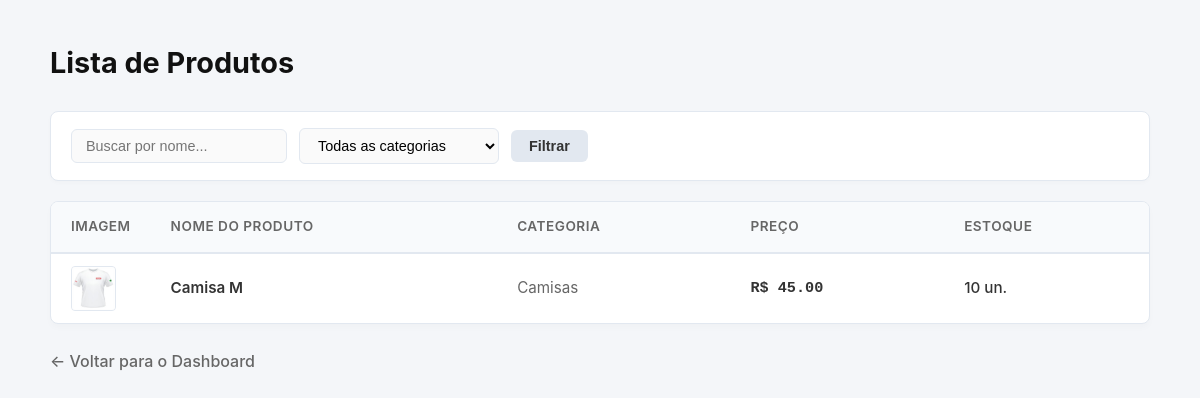
/produtos/ (signed in), run on the app's committed database.
### app/models/produto.py (models this page shows, shortened)
class Produto(Base):
    __tablename__ = "produtos"
    id = Column(Integer, primary_key=True, autoincrement=True, index=True)
    nome = Column(String(150), nullable=False, index=True)
    preco = Column(Float, nullable=False, default=0.0)
    estoque_atual = Column(Integer, nullable=False, default=0)
    ativo = Column(Boolean, default=True)
    imagem_path = Column(String(255), nullable=True)
    categoria_id = Column(Integer, ForeignKey("categorias.id", ondelete="SET NULL"), nullable=True)
    categoria = relationship("Categoria", back_populates="produtos")

### app/models/categoria.py (models this page shows)
class Categoria(Base):
    __tablename__ = "categorias"
    id = Column(Integer, primary_key=True, autoincrement=True, index=True)
    nome = Column(String(100), nullable=False, unique=True)
    ativo = Column(Boolean, default=True)
    produtos = relationship("Produto", back_populates="categoria", lazy="select")

### app/controllers/produto_controller.py (the view)
@router.get("/")
def listar_produtos(
    request: Request,
    busca: str = "",
    categoria_id: int = 0,       # 0 = todas as categorias
    db: Session = Depends(get_db),
    usuario = Depends(get_usuario_logado)
):
    query = db.query(Produto).filter(Produto.ativo == True)
    if busca:
        query = query.filter(Produto.nome.ilike(f"%{busca}%"))
    if categoria_id:
        query = query.filter(Produto.categoria_id == categoria_id)
    produtos    = query.order_by(Produto.nome).all()
    categorias  = db.query(Categoria).filter(Categoria.ativo == True).all()
    return templates.TemplateResponse(
        request,
        "produtos/index.html",
        {
            "request":      request,
            "usuario":      usuario,
            "produtos":     produtos,
            "categorias":   categorias,
            "busca":        busca,
            "categoria_id": categoria_id,
        }
    )

### app/templates/produtos/index.html (shortened to what this page needs)
<!DOCTYPE html>
<html lang="pt-br">
<head>
</head>
<body>
    <div class="container">
        <div class="page-header">
            <h1>Lista de Produtos</h1>
        </div>
        <div class="filtros-card">
            <form method="get" action="/produtos" class="filtros-form">
                <input type="text"
                       name="busca"
                       placeholder="Buscar por nome..."
                       value="{{ busca if busca else '' }}">
                <select name="categoria_id">
                    <option value="0">Todas as categorias</option>
                </select>
                <button type="submit">Filtrar</button>
            </form>
        </div>
        <div class="tabela-container">
            <table>
                <thead>
                    <tr>
                        <th style="width: 80px;">Imagem</th>
                        <th>Nome do Produto</th>
                        <th>Categoria</th>
                        <th>Preço</th>
                        <th>Estoque</th>
                    </tr>
                </thead>
                <tbody>
                    {% for p in produtos %}
                    <tr>
                        <td>
                            <img src="{{ p.imagem_url }}"
                                 alt="{{ p.nome }}"
                                 width="45"
                                 height="45"
                                 class="img-produto-tabela"
                                 style="object-fit:cover">
                        </td>
                        <td>
                            <a href="/produtos/{{ p.id }}" class="link-produto">{{ p.nome }}</a>
                        </td>
                        <td style="color: var(--text-muted);">
                            {{ p.categoria.nome if p.categoria else "—" }}
                        </td>
                        <td class="col-preco">
                            R$ {{ "%.2f"|format(p.preco) }}
                        </td>
                        <td class="col-estoque" style="color: {{ 'var(--danger)' if p.estoque_atual == 0 else 'inherit' }};">
                            {{ p.estoque_atual }} un.
                        </td>
                    </tr>
                    {% endfor %}
                </tbody>
            </table>
        </div>
        <p><a href="/" class="link-voltar">← Voltar para o Dashboard</a></p>
    </div>
</body>
</html>

### app/templates/produtos/index.html (style rules this page uses)
:root { --primary: #0066cc; --primary-hover: #004da3; --bg-body: #f4f6f9; --bg-card: #ffffff; --text-main: #333333; --text-muted: #666666; --border-color: #e2e8f0; --success: #2e7d32; --success-bg: #e8f5e9; --danger: #ef4444; --danger-hover: #b91c1c; }
* { box-sizing: border-box; margin: 0; padding: 0; }
body { font-family: -apple-system, BlinkMacSystemFont, "Segoe UI", Roboto, sans-serif; background-color: var(--bg-body); color: var(--text-main); line-height: 1.6; padding: 40px 20px; }
.container { max-width: 1100px; margin: 0 auto; }
.page-header { display: flex; justify-content: space-between; align-items: center; margin-bottom: 25px; }
h1 { font-size: 1.8rem; color: #111111; }
.filtros-card { background: var(--bg-card); padding: 16px 20px; border-radius: 8px; border: 1px solid var(--border-color); margin-bottom: 20px; box-shadow: 0 2px 4px rgba(0,0,0,0.02); }
.filtros-form { display: flex; align-items: center; gap: 12px; flex-wrap: wrap; }
.filtros-form input[type="text"], .filtros-form select { padding: 8px 14px; border: 1px solid var(--border-color); border-radius: 6px; font-size: 0.9rem; outline: none; background-color: #fafafa; min-width: 200px; transition: border-color 0.2s; }
button[type="submit"], .btn-novo { padding: 8px 18px; border-radius: 6px; font-size: 0.9rem; font-weight: 600; cursor: pointer; transition: background 0.2s, transform 0.1s; border: none; text-decoration: none; display: inline-flex; align-items: center; }
button[type="submit"] { background-color: #e2e8f0; color: var(--text-main); }
.tabela-container { background: var(--bg-card); border-radius: 8px; border: 1px solid var(--border-color); box-shadow: 0 4px 6px rgba(0,0,0,0.02); overflow: hidden; margin-bottom: 25px; }
table { width: 100%; border-collapse: collapse; text-align: left; }
th { background-color: #f8fafc; color: var(--text-muted); font-weight: 600; font-size: 0.85rem; text-transform: uppercase; letter-spacing: 0.5px; padding: 14px 20px; border-bottom: 2px solid var(--border-color); }
td { padding: 12px 20px; border-bottom: 1px solid var(--border-color); font-size: 0.95rem; vertical-align: middle; }
tr:last-child td { border-bottom: none; }
.img-produto-tabela { border-radius: 4px; border: 1px solid var(--border-color); background-color: #f1f5f9; display: block; }
.link-produto { color: var(--text-main); text-decoration: none; font-weight: 600; }
.col-preco { font-family: SFMono-Regular, Consolas, monospace; font-weight: 600; }
.col-estoque { font-weight: 500; }
.link-voltar { color: var(--text-muted); text-decoration: none; font-weight: 500; display: inline-block; }

### data on the page
Produto: imagem_url (picture), nome "Camisa M", categoria "Camisas", preco "45.00", estoque_atual "10"
